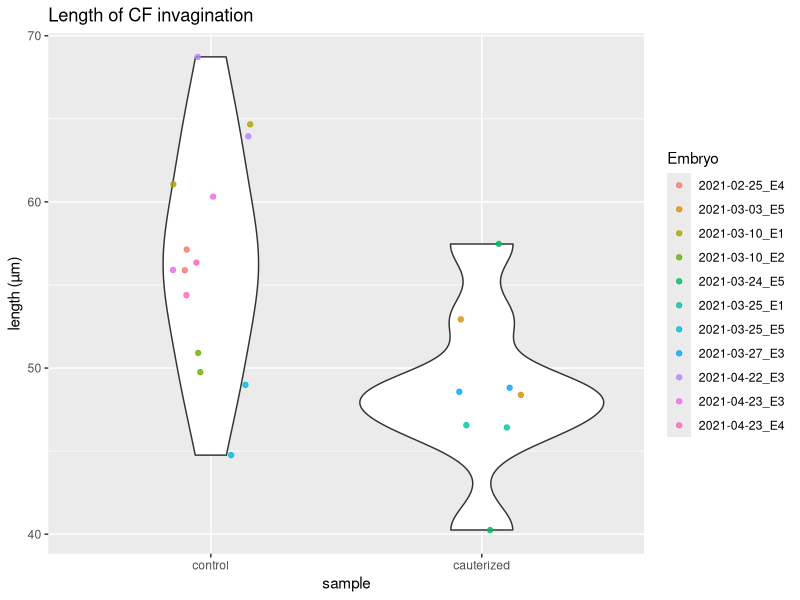
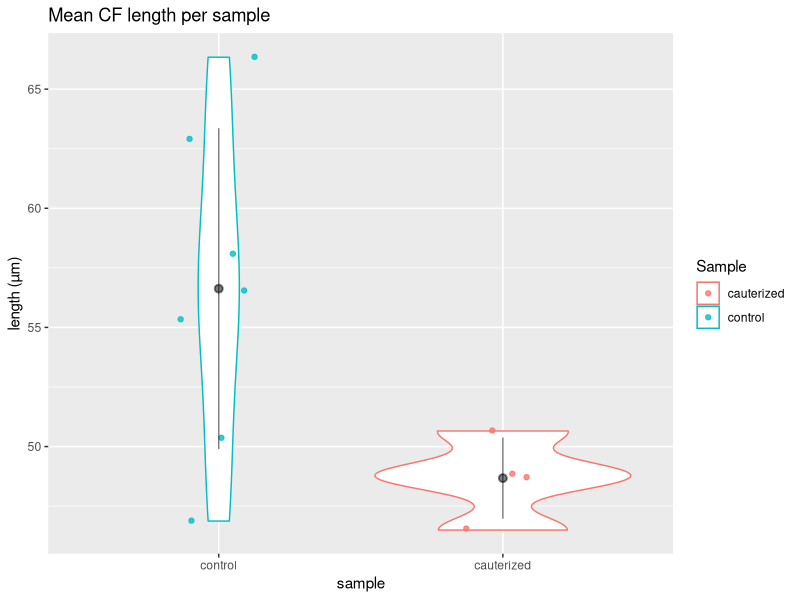
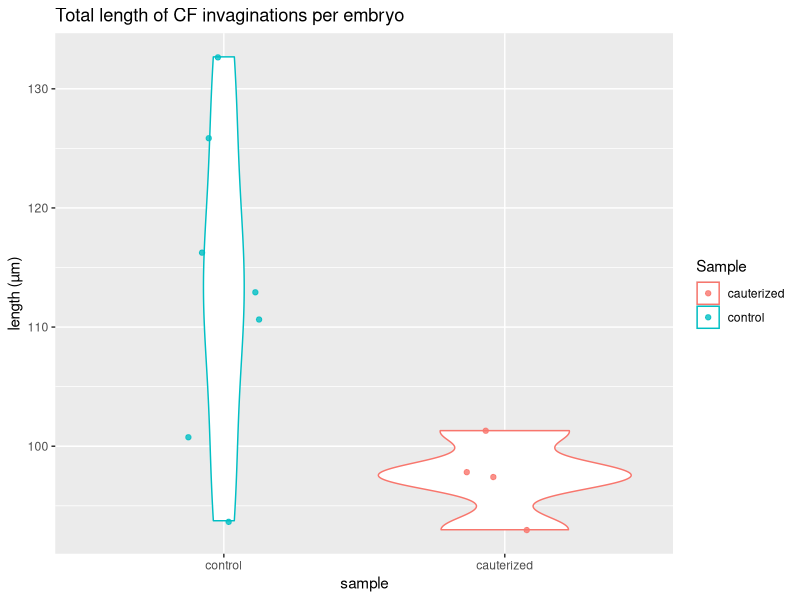
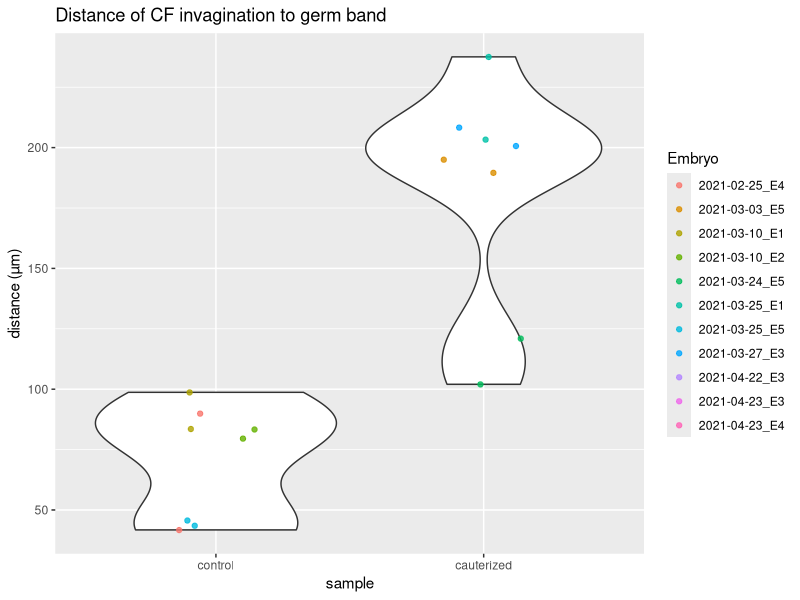
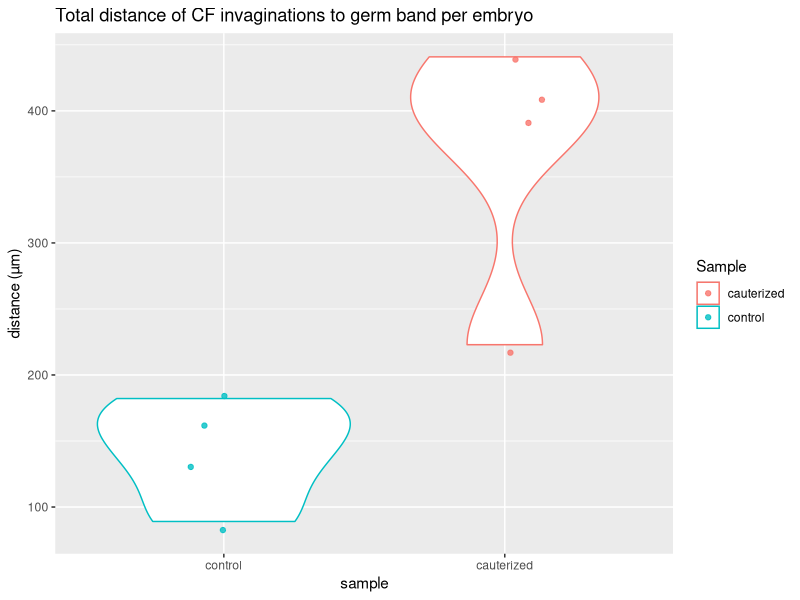
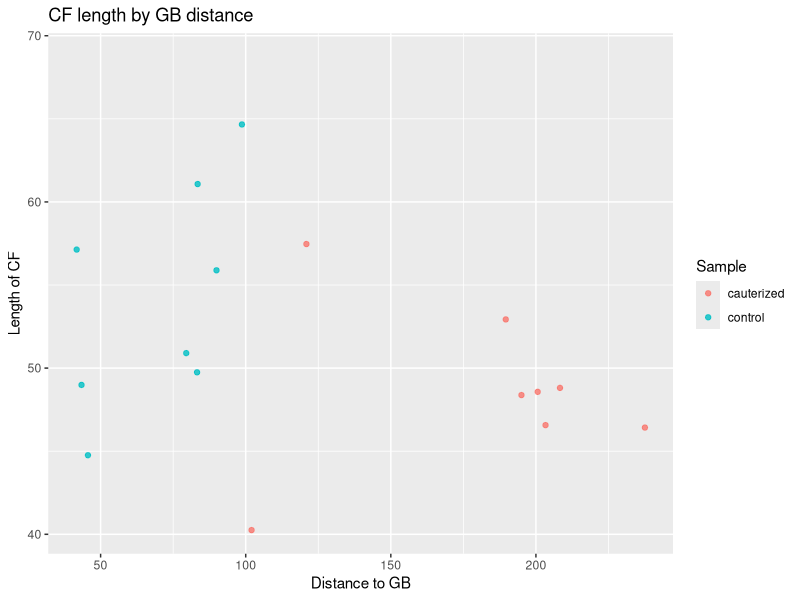
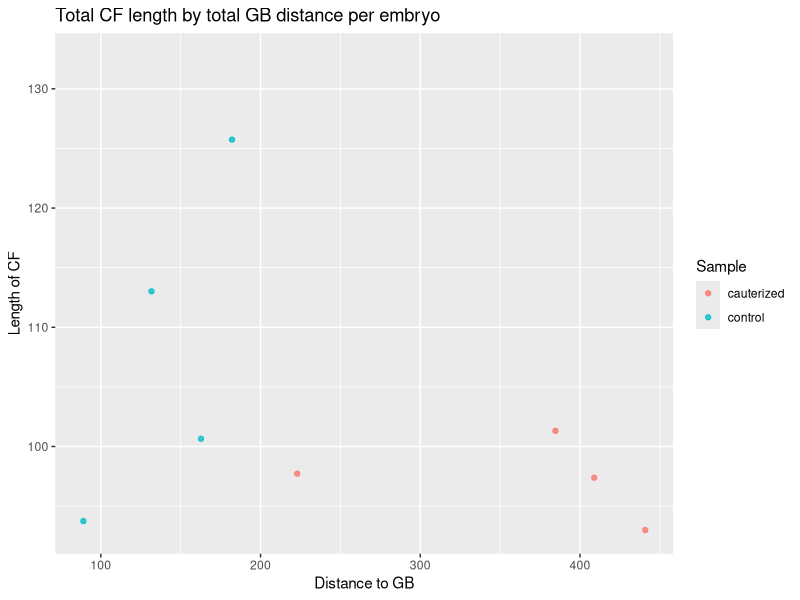
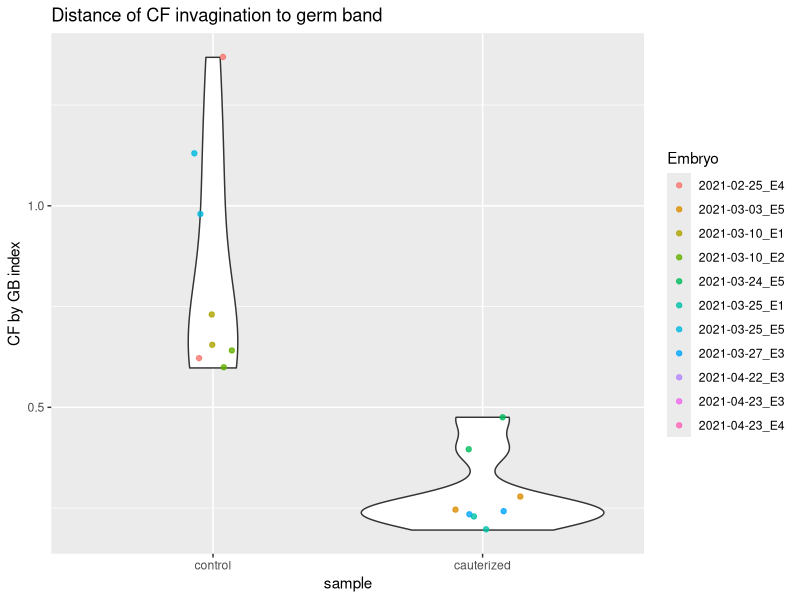

Write R code to recreate these figures, in order.
## ---- chunk 1
knitr::opts_chunk$set(echo = TRUE, tidy = TRUE, cache = FALSE)
## ---- chunk 2
# Load raw ROI measurements from ImageJ
results <- read.csv("1-wt/Lengths.csv")

# Add CF by GB index
results$CFbyGB <- results$Length / results$Distance

# Calculate summaries per sample
summary(results[results$Sample == "control", c("Length")])
summary(results[results$Sample == "cauterized", c("Length")])

# Sum total CF length per embryo
totalcf <- aggregate(results$Length, list(results$Embryo), sum)
colnames(totalcf) <- c("Embryo", "Total")

# Sum total GB length per embryo
totalgb <- aggregate(results$Distance, list(results$Embryo), sum)
colnames(totalgb) <- c("Embryo", "Distance")

# Sum total CF by GB per embryo
totalby <- aggregate(results$CFbyGB, list(results$Embryo), sum)
colnames(totalby) <- c("Embryo", "CFbyGB")

# Mean of CF length per embryo
meancf <- aggregate(results$Length, list(results$Embryo), mean)
colnames(meancf) <- c("Embryo", "Mean")

# Standard deviation of CF length per embryo
sdcf <- aggregate(results$Length, list(results$Embryo), sd)
colnames(sdcf) <- c("Embryo", "SD")

# Get sample information
samples <- unique(results[, c("Embryo", "Sample")])

# Merge datasets
total <- merge(totalcf, totalgb, by = "Embryo", all.x = TRUE)
total <- merge(total, totalby, by = "Embryo", all.x = TRUE)
total <- merge(total, meancf, by = "Embryo", all.x = TRUE)
total <- merge(total, sdcf, by = "Embryo", all.x = TRUE)
total <- merge(total, samples, by = "Embryo", all.x = TRUE)

# Summary of total
total.mean <- aggregate(total$Mean, list(total$Sample), mean)
colnames(total.mean) <- c("Sample", "Mean")
total.sd <- aggregate(total$Mean, list(total$Sample), sd)
colnames(total.sd) <- c("Sample", "SD")
total.summary <- merge(total.mean, total.sd, by = "Sample", all.x = TRUE)
## ---- chunk 3
# Load ggplot
library(ggplot2)

# Plot length of cephalic furrow invaginations
ggplot(results, aes(factor(Sample, level = c("control", "cauterized")), Length)) + geom_violin() + geom_jitter(alpha = 0.8, width = 0.15, aes(colour = Embryo)) +
  labs(title = "Length of CF invagination", x = "sample", y = "length (µm)")
ggsave("wt-cf-length.png")

# Plot total length of cephalic furrow invagination per embryo
ggplot(total, aes(factor(Sample, level = c("control", "cauterized")), Mean, colour = Sample)) +
  geom_violin() + geom_jitter(alpha = 0.8, width = 0.15) +
  geom_pointrange(aes(ymin=Mean-SD, ymax=Mean+SD), color = "black", alpha = 0.5, data = total.summary) +
  labs(title = "Mean CF length per sample", x = "sample", y = "length (µm)")
ggsave("wt-mean-length.png")

# Plot total length of cephalic furrow invagination per embryo
ggplot(total, aes(factor(Sample, level = c("control", "cauterized")), Total, colour = Sample)) +
  geom_violin() + geom_jitter(alpha = 0.8, width = 0.15) +
  labs(title = "Total length of CF invaginations per embryo", x = "sample", y = "length (µm)")
ggsave("wt-total-length.png")

# Plot distance of cephalic furrow invaginations to germ band
ggplot(results, aes(factor(Sample, level = c("control", "cauterized")), Distance)) + geom_violin() + geom_jitter(alpha = 0.8, width = 0.15, aes(colour = Embryo)) +
  labs(title = "Distance of CF invagination to germ band", x = "sample", y = "distance (µm)")
ggsave("wt-gb-distance.png")

# Plot total distance of cephalic furrow invagination per embryo
ggplot(total, aes(factor(Sample, level = c("control", "cauterized")), Distance, colour = Sample)) +
  geom_violin() + geom_jitter(alpha = 0.8, width = 0.15) +
  labs(title = "Total distance of CF invaginations to germ band per embryo", x = "sample", y = "distance (µm)")
ggsave("wt-total-distance.png")

# Correlation between CF length and GB distance
ggplot(results, aes(Distance, Length)) + geom_point(alpha = 0.8, aes(colour = Sample)) +
  labs(title = "CF length by GB distance", x = "Distance to GB", y = "Length of CF")
with(results, cor(Length, Distance))
ggsave("wt-cfgb-correlation.png")
ggplot(total, aes(Distance, Total)) + geom_point(alpha = 0.8, aes(colour = Sample)) +
  labs(title = "Total CF length by total GB distance per embryo", x = "Distance to GB", y = "Length of CF")
with(total, cor(Total, Distance))
ggsave("wt-total-correlation.png")

# Plot CF to GB index
ggplot(results, aes(factor(Sample, level = c("control", "cauterized")), CFbyGB)) + geom_violin() + geom_jitter(alpha = 0.8, width = 0.15, aes(colour = Embryo)) +
  labs(title = "Distance of CF invagination to germ band", x = "sample", y = "CF by GB index")
#ggsave("wt-cfgb-index.png")

# Plot total distance of cephalic furrow invagination per embryo
ggplot(total, aes(factor(Sample, level = c("control", "cauterized")), CFbyGB, colour = Sample)) +
  geom_violin() + geom_jitter(alpha = 0.8, width = 0.15) +
  labs(title = "Total distance of CF invaginations to germ band per embryo", x = "sample", y = "CF by GB index")
#ggsave("wt-total-distance.png")
